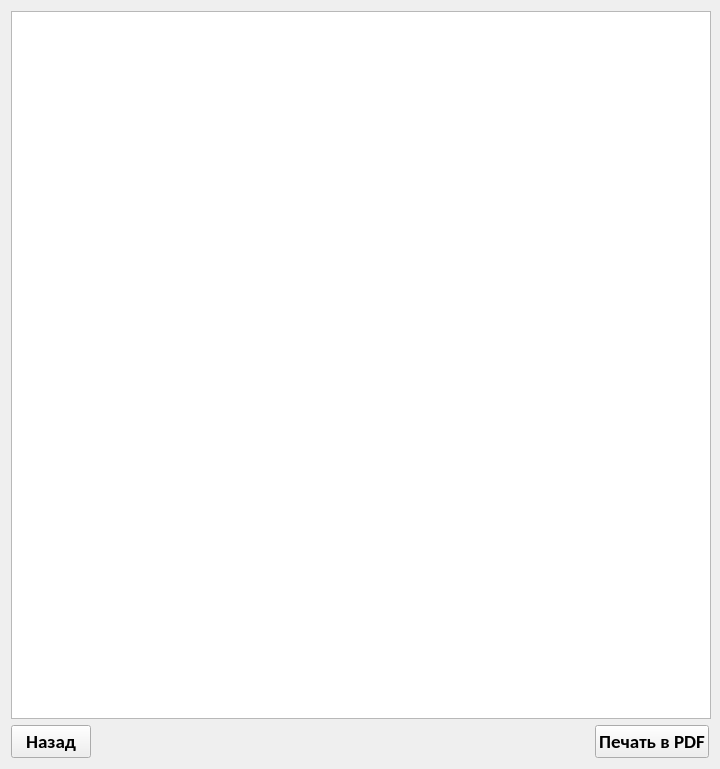
<?xml version="1.0" encoding="UTF-8"?>
<ui version="4.0">
 <class>PrintWindow</class>
 <widget class="QWidget" name="PrintWindow">
  <property name="geometry">
   <rect>
    <x>0</x>
    <y>0</y>
    <width>720</width>
    <height>769</height>
   </rect>
  </property>
  <property name="minimumSize">
   <size>
    <width>720</width>
    <height>700</height>
   </size>
  </property>
  <property name="windowTitle">
   <string>ACMS</string>
  </property>
  <property name="windowIcon">
   <iconset resource="lw.qrc">
    <normaloff>:/labels/label.png</normaloff>:/labels/label.png</iconset>
  </property>
  <layout class="QGridLayout" name="gridLayout">
   <item row="0" column="0">
    <layout class="QVBoxLayout" name="verticalLayout">
     <item>
      <widget class="QTextEdit" name="teexample">
       <property name="minimumSize">
        <size>
         <width>700</width>
         <height>700</height>
        </size>
       </property>
      </widget>
     </item>
     <item>
      <layout class="QHBoxLayout" name="horizontalLayout">
       <item>
        <widget class="QPushButton" name="btnback">
         <property name="font">
          <font>
           <family>Carlito</family>
           <pointsize>14</pointsize>
           <bold>true</bold>
          </font>
         </property>
         <property name="text">
          <string>Назад</string>
         </property>
        </widget>
       </item>
       <item>
        <spacer name="horizontalSpacer">
         <property name="orientation">
          <enum>Qt::Orientation::Horizontal</enum>
         </property>
         <property name="sizeHint" stdset="0">
          <size>
           <width>40</width>
           <height>20</height>
          </size>
         </property>
        </spacer>
       </item>
       <item>
        <widget class="QPushButton" name="btnprint">
         <property name="font">
          <font>
           <family>Carlito</family>
           <pointsize>14</pointsize>
           <bold>true</bold>
          </font>
         </property>
         <property name="text">
          <string>Печать в PDF</string>
         </property>
        </widget>
       </item>
      </layout>
     </item>
    </layout>
   </item>
  </layout>
 </widget>
 <resources>
  <include location="lw.qrc"/>
 </resources>
 <connections/>
</ui>
